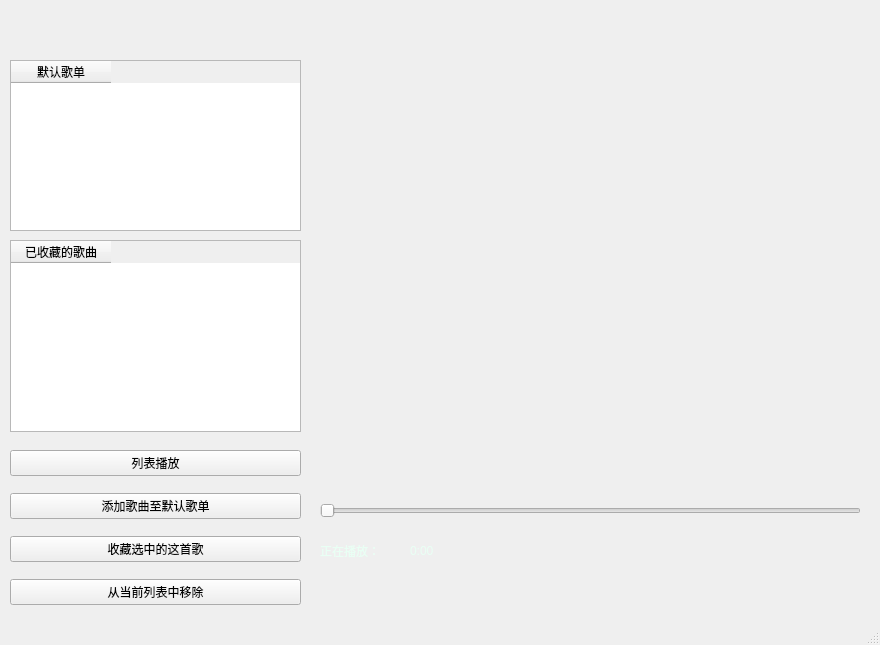
<?xml version="1.0" encoding="UTF-8"?>
<ui version="4.0">
 <class>MainWindow</class>
 <widget class="QMainWindow" name="MainWindow">
  <property name="geometry">
   <rect>
    <x>0</x>
    <y>0</y>
    <width>880</width>
    <height>645</height>
   </rect>
  </property>
  <property name="minimumSize">
   <size>
    <width>880</width>
    <height>645</height>
   </size>
  </property>
  <property name="maximumSize">
   <size>
    <width>880</width>
    <height>645</height>
   </size>
  </property>
  <property name="windowTitle">
   <string>简易音乐播放器</string>
  </property>
  <property name="styleSheet">
   <string notr="true">#MainWindow{border-image: url(:/1.png);}</string>
  </property>
  <widget class="QWidget" name="centralwidget">
   <property name="styleSheet">
    <string notr="true"/>
   </property>
   <widget class="MyTableWidget" name="tableWidget">
    <property name="geometry">
     <rect>
      <x>10</x>
      <y>60</y>
      <width>291</width>
      <height>171</height>
     </rect>
    </property>
    <property name="editTriggers">
     <set>QAbstractItemView::NoEditTriggers</set>
    </property>
    <attribute name="verticalHeaderStretchLastSection">
     <bool>false</bool>
    </attribute>
    <column>
     <property name="text">
      <string>默认歌单</string>
     </property>
    </column>
   </widget>
   <widget class="QWidget" name="layoutWidget">
    <property name="geometry">
     <rect>
      <x>10</x>
      <y>10</y>
      <width>291</width>
      <height>41</height>
     </rect>
    </property>
    <layout class="QHBoxLayout" name="horizontalLayout">
     <item>
      <widget class="QPushButton" name="ButtonPrevious">
       <property name="styleSheet">
        <string notr="true"/>
       </property>
       <property name="text">
        <string/>
       </property>
       <property name="icon">
        <iconset resource="resource.qrc">
         <normaloff>:/previous.ico</normaloff>:/previous.ico</iconset>
       </property>
       <property name="flat">
        <bool>true</bool>
       </property>
      </widget>
     </item>
     <item>
      <widget class="QPushButton" name="ButtonStop">
       <property name="styleSheet">
        <string notr="true"/>
       </property>
       <property name="text">
        <string/>
       </property>
       <property name="icon">
        <iconset resource="resource.qrc">
         <normaloff>:/play.ico</normaloff>
         <normalon>:/stop.ico</normalon>:/play.ico</iconset>
       </property>
       <property name="flat">
        <bool>true</bool>
       </property>
      </widget>
     </item>
     <item>
      <widget class="QPushButton" name="ButtonNext">
       <property name="styleSheet">
        <string notr="true"/>
       </property>
       <property name="text">
        <string/>
       </property>
       <property name="icon">
        <iconset resource="resource.qrc">
         <normaloff>:/next.ico</normaloff>:/next.ico</iconset>
       </property>
       <property name="flat">
        <bool>true</bool>
       </property>
      </widget>
     </item>
    </layout>
   </widget>
   <widget class="QLabel" name="label">
    <property name="geometry">
     <rect>
      <x>320</x>
      <y>570</y>
      <width>541</width>
      <height>41</height>
     </rect>
    </property>
    <property name="styleSheet">
     <string notr="true">color: rgb(212, 253, 255);</string>
    </property>
    <property name="text">
     <string/>
    </property>
   </widget>
   <widget class="QSlider" name="seekSlider">
    <property name="geometry">
     <rect>
      <x>320</x>
      <y>500</y>
      <width>541</width>
      <height>22</height>
     </rect>
    </property>
    <property name="styleSheet">
     <string notr="true"/>
    </property>
    <property name="orientation">
     <enum>Qt::Horizontal</enum>
    </property>
   </widget>
   <widget class="QLabel" name="strTime">
    <property name="geometry">
     <rect>
      <x>410</x>
      <y>540</y>
      <width>71</width>
      <height>21</height>
     </rect>
    </property>
    <property name="styleSheet">
     <string notr="true">color: rgb(233, 255, 244);
font: 12pt &quot;Arial&quot;;</string>
    </property>
    <property name="text">
     <string>0:00</string>
    </property>
   </widget>
   <widget class="QLabel" name="endTime">
    <property name="geometry">
     <rect>
      <x>790</x>
      <y>540</y>
      <width>72</width>
      <height>21</height>
     </rect>
    </property>
    <property name="font">
     <font>
      <family>Arial</family>
      <pointsize>12</pointsize>
      <weight>50</weight>
      <italic>false</italic>
      <bold>false</bold>
     </font>
    </property>
    <property name="styleSheet">
     <string notr="true">font: 12pt &quot;Arial&quot;;
color: rgb(233, 255, 244);</string>
    </property>
    <property name="text">
     <string/>
    </property>
   </widget>
   <widget class="QLabel" name="label_2">
    <property name="geometry">
     <rect>
      <x>320</x>
      <y>540</y>
      <width>101</width>
      <height>21</height>
     </rect>
    </property>
    <property name="styleSheet">
     <string notr="true">color: rgb(233, 255, 244);
font: 10pt &quot;Arial&quot;;</string>
    </property>
    <property name="text">
     <string>正在播放：</string>
    </property>
   </widget>
   <widget class="QTableWidget" name="tableWidget_2">
    <property name="geometry">
     <rect>
      <x>10</x>
      <y>240</y>
      <width>291</width>
      <height>192</height>
     </rect>
    </property>
    <column>
     <property name="text">
      <string>已收藏的歌曲</string>
     </property>
     <property name="textAlignment">
      <set>AlignCenter</set>
     </property>
    </column>
   </widget>
   <widget class="QWidget" name="verticalLayoutWidget">
    <property name="geometry">
     <rect>
      <x>10</x>
      <y>439</y>
      <width>291</width>
      <height>181</height>
     </rect>
    </property>
    <layout class="QVBoxLayout" name="verticalLayout">
     <item>
      <widget class="QPushButton" name="ButtonMode">
       <property name="text">
        <string>列表播放</string>
       </property>
       <property name="flat">
        <bool>false</bool>
       </property>
      </widget>
     </item>
     <item>
      <widget class="QPushButton" name="ButtonAdd">
       <property name="text">
        <string>添加歌曲至默认歌单</string>
       </property>
      </widget>
     </item>
     <item>
      <widget class="QPushButton" name="ButtonFavor">
       <property name="text">
        <string>收藏选中的这首歌</string>
       </property>
      </widget>
     </item>
     <item>
      <widget class="QPushButton" name="ButtonRemove">
       <property name="text">
        <string>从当前列表中移除</string>
       </property>
      </widget>
     </item>
    </layout>
   </widget>
  </widget>
  <widget class="QStatusBar" name="statusbar">
   <property name="styleSheet">
    <string notr="true"/>
   </property>
  </widget>
 </widget>
 <customwidgets>
  <customwidget>
   <class>MyTableWidget</class>
   <extends>QTableWidget</extends>
   <header location="global">mytablewidget.h</header>
  </customwidget>
 </customwidgets>
 <resources>
  <include location="resource.qrc"/>
 </resources>
 <connections/>
</ui>
